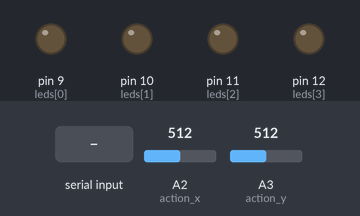
This sketch was run on a simulated Arduino Uno, built with avr-gcc and run on an emulated ATmega328P. Parts: output pins drawn as LEDs (lit = HIGH). The test bench sets the inputs (shaded band); at power-on: A3 (action_y) = 512, A2 (action_x) = 512. Random numbers use the default seed unless the sketch sets one.

Above: at 1.2 s.
1.3 s: "start\n" received over Serial
At 2.4 s:
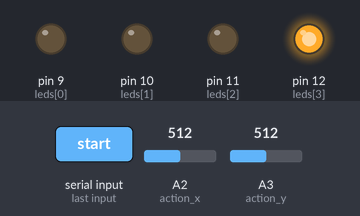
2.8 s: A3 (action_y) set to 738
4.3 s: A3 (action_y) set to 767
At 5.5 s:
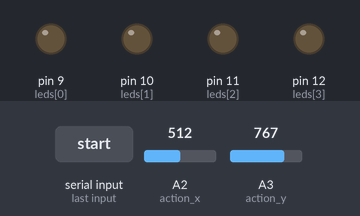
5.8 s: A3 (action_y) set to 740
At 6.8 s:
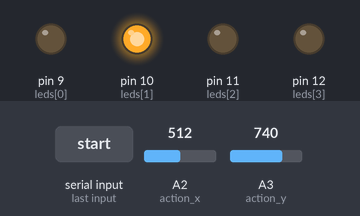
7.3 s: A2 (action_x) set to 260
8.8 s: A2 (action_x) set to 236
At 9.3 s:
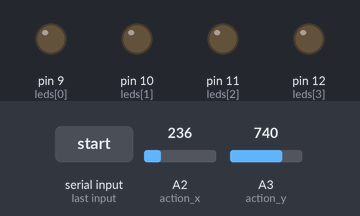
Timing chart, 0 to 11.3 s (numbered marks = the images above; inputs shaded):
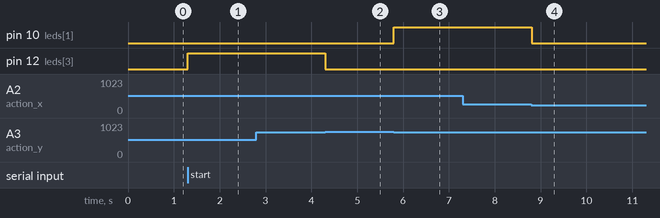

The sketch:

_8_game_with_leds.ino
```cpp
#include <Time.h>

int leds[4] = {9,10,11,12};
int light;
int action_x = A2;
int action_y = A3;
int value_x;
int value_y;
int value;

int total_score = 0;
int points = 0;
int base_points = 100;

int start_time = 0;
int base_game_time = 15;

String text = "";

void setup() {
  Serial.begin(9600);
  pinMode(leds[0], OUTPUT);
  pinMode(leds[1], OUTPUT);
  pinMode(leds[2], OUTPUT);
  pinMode(leds[3], OUTPUT);
  pinMode(action_x, INPUT);
  pinMode(action_y, INPUT);
}

void random_led(){
  light = random(0,4);
  digitalWrite(leds[light], HIGH);
}

int catch_led(){
  if (value_x==-1 && value_y==0) { return 1; } //right
  if (value_x==1  && value_y==0) { return 2; } //left
  if (value_x==0  && value_y==1) { return 3; } //up
  if (value_x==0  && value_y==-1){ return 0; } //down
  return -1;
}

int get_action(int pin){
  value = analogRead(pin);
  if (value < 250) { return -1; }
  if (value > 750) { return 1;  }
  return 0;
}

void game(){
  random_led();
  start_time = now();
  points = base_points;

  while (now()-start_time < base_game_time) {
    delay(10);
    value_x = get_action(action_x);
    value_y = get_action(action_y);

    if (light == catch_led()) {
      digitalWrite(leds[light], LOW);
      //Serial.println(points);
      total_score += points;
      points = base_points;
      delay(300);
      do {
        value_x = get_action(action_x);
        value_y = get_action(action_y);
      }
      while (!(value_x==0 && value_y==0));
      random_led();
    }
    if (points > 0) { points--; }
  }

  digitalWrite(leds[light], LOW);
}

void loop() {
  if(Serial.available() > 0)
    {
        text = Serial.readStringUntil('\n');
        text.toLowerCase();
        if (text.startsWith("time:") && isDigit(text.substring(6)[0])) {
          base_game_time = text.substring(5).toInt();
          Serial.print("New time: ");
          Serial.print(base_game_time);
          Serial.println(" seconds");
        }
        else if(text == "start"){
          game();
          Serial.print("Your score: ");
          Serial.println(total_score);
          total_score = 0;
        }
    }
}
```

Measured:
- the behaviour switches between 750 and 751 on A3 (action_y) (found by bisection; images 1 and 2)
- the behaviour switches between 250 and 249 on A2 (action_x) (found by bisection; images 3 and 4)
- after the input at 1.3 s, pin 12 (leds[3]): LOW → HIGH at once
- after the input at 2.8 s, every drawn part: stays the same
- after the input at 4.3 s, pin 12 (leds[3]): HIGH → LOW at once
- after the input at 5.8 s, pin 10 (leds[1]): LOW → HIGH at once
- after the input at 7.3 s, every drawn part: stays the same
- after the input at 8.8 s, pin 10 (leds[1]): HIGH → LOW at once
